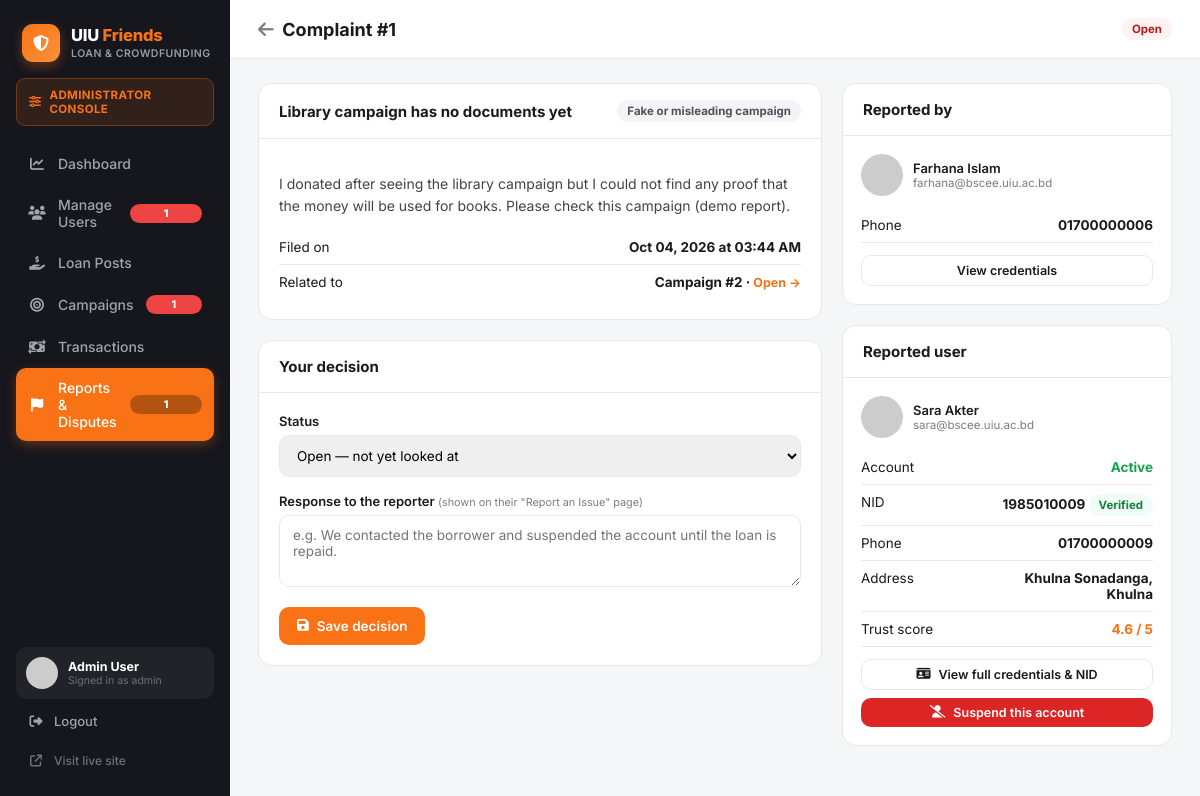
The page /admin/view_report.php?id=1 (signed in) on the database its author committed.
### tables this page shows
CREATE TABLE users (
    id                      INT AUTO_INCREMENT PRIMARY KEY,
    full_name               VARCHAR(120)  NOT NULL,
    email                   VARCHAR(150)  NOT NULL UNIQUE,
    password_hash           VARCHAR(255)  NOT NULL,
    student_id              VARCHAR(30)   NOT NULL UNIQUE,
    department              VARCHAR(20)   NOT NULL,
    batch                   VARCHAR(10)   NOT NULL,
    phone                   VARCHAR(20)   DEFAULT NULL,
    avatar                  VARCHAR(255)  DEFAULT 'assets/img/default-avatar.svg',
    role                    ENUM('user','admin') NOT NULL DEFAULT 'user',
    trust_score             DECIMAL(3,2)  NOT NULL DEFAULT 4.00,
    uiu_id_verified         TINYINT(1)    NOT NULL DEFAULT 0,
    email_verified          TINYINT(1)    NOT NULL DEFAULT 0,
    phone_verified          TINYINT(1)    NOT NULL DEFAULT 0,
    payment_linked          TINYINT(1)    NOT NULL DEFAULT 0,
    agreement_accepted      TINYINT(1)    NOT NULL DEFAULT 0,
     
    nid_number              VARCHAR(20)   DEFAULT NULL UNIQUE,
    date_of_birth           DATE          DEFAULT NULL,
    address                 VARCHAR(255)  DEFAULT NULL,
    nid_front               VARCHAR(255)  DEFAULT NULL,
    nid_back                VARCHAR(255)  DEFAULT NULL,
    nid_status              ENUM('not_submitted','pending','verified','rejected') NOT NULL DEFAULT 'not_submitted',
    nid_reject_reason       VARCHAR(255)  DEFAULT NULL,
    nid_submitted_at        DATETIME      DEFAULT NULL,
    status                  ENUM('active','suspended') NOT NULL DEFAULT 'active',
    created_at              DATETIME      NOT NULL DEFAULT CURRENT_TIMESTAMP
);

CREATE TABLE reports (
    id                INT AUTO_INCREMENT PRIMARY KEY,
    reporter_id       INT NOT NULL,
    reported_user_id  INT DEFAULT NULL,
    category          VARCHAR(40)  NOT NULL DEFAULT 'other',
    reason            VARCHAR(255) NOT NULL,               
    details           TEXT DEFAULT NULL,                   
    related_type      ENUM('loan_post','campaign','agreement','chat','user','other') NOT NULL DEFAULT 'other',
    related_id        INT DEFAULT NULL,
    agreement_id      INT DEFAULT NULL,
    evidence_file     VARCHAR(255) DEFAULT NULL,
    status            ENUM('open','reviewing','resolved','dismissed') NOT NULL DEFAULT 'open',
    admin_note        TEXT DEFAULT NULL,                   
    created_at        DATETIME NOT NULL DEFAULT CURRENT_TIMESTAMP,
    updated_at        DATETIME DEFAULT NULL,
    FOREIGN KEY (reporter_id) REFERENCES users(id) ON DELETE CASCADE,
    FOREIGN KEY (reported_user_id) REFERENCES users(id) ON DELETE SET NULL
);

### admin/view_report.php (the view, shortened to what this page needs)
<?php
require_once __DIR__ . '/../includes/functions.php';
$admin = current_admin();
$active = 'reports.php';
$id = (int)($_GET['id'] ?? 0);
$cats = report_categories();
$stmt = $pdo->prepare("SELECT r.*, ru.full_name reporter_name, ru.email reporter_email, ru.avatar reporter_avatar, ru.phone reporter_phone,
        tu.id tu_id, tu.full_name reported_name, tu.email reported_email, tu.avatar reported_avatar, tu.status reported_status,
        tu.nid_status reported_nid_status, tu.nid_number reported_nid, tu.trust_score reported_trust, tu.phone reported_phone, tu.address reported_address
    FROM reports r JOIN users ru ON ru.id = r.reporter_id LEFT JOIN users tu ON tu.id = r.reported_user_id WHERE r.id = ?");
$stmt->execute([$id]);
$r = $stmt->fetch();
$relLink = null;
if ($r['related_id']) {
    if ($r['related_type'] === 'campaign')  $relLink = 'view_campaign.php?id=' . $r['related_id'];
}
include __DIR__ . '/../includes/header.php';
?>
<div class="admin-shell">
  <?php include __DIR__ . '/includes/sidebar.php'; ?>
  <div class="admin-main">
    <div class="admin-topbar">
      <h1><a href="reports.php" style="color:var(--text-muted);"><i class="fa-solid fa-arrow-left"></i></a> &nbsp;Complaint #<?= $id ?></h1>
      <?= report_status_pill($r['status']) ?>
    </div>
    <div class="admin-content">
      <div style="display:flex;gap:20px;align-items:flex-start;flex-wrap:wrap;">
        <div style="flex:1;min-width:340px;display:flex;flex-direction:column;gap:20px;">
          <div class="admin-table-card">
            <div class="head"><h3><?= e($r['reason']) ?></h3><span class="pill pill-gray"><?= e($cats[$r['category']] ?? $r['category']) ?></span></div>
            <div style="padding:20px;">
              <p class="post-desc" style="font-size:14px;"><?= nl2br(e($r['details'] ?: '(no details provided)')) ?></p>
              <div class="info-row"><span>Filed on</span><span class="val"><?= date('M d, Y \a\t h:i A', strtotime($r['created_at'])) ?></span></div>
              <div class="info-row"><span>Related to</span><span class="val">
                <?= $r['related_type'] !== 'other' ? ucwords(str_replace('_',' ',$r['related_type'])) . ($r['related_id'] ? ' #' . $r['related_id'] : '') : '—' ?>
                <?php if ($relLink): ?> · <a href="<?= $relLink ?>" class="link-btn">Open →</a><?php endif; ?>
              </span></div>
            </div>
          </div>
          <div class="admin-table-card">
            <div class="head"><h3>Your decision</h3></div>
            <form method="post" style="padding:20px;">
              <div class="form-group">
                <label>Status</label>
                <select name="status">
                  <?php foreach (['open' => 'Open — not yet looked at', 'reviewing' => 'Under review — investigating', 'resolved' => 'Resolved — action taken', 'dismissed' => 'Dismissed — no violation found'] as $k => $lbl): ?>
                    <option value="<?= $k ?>" <?= $r['status'] === $k ? 'selected' : '' ?>><?= $lbl ?></option>
                  <?php endforeach; ?>
                </select>
              </div>
              <div class="form-group">
                <label>Response to the reporter <small style="font-weight:400;color:var(--text-muted);">(shown on their "Report an Issue" page)</small></label>
                <textarea name="admin_note" rows="3" placeholder="e.g. We contacted the borrower and suspended the account until the loan is repaid."><?= e($r['admin_note']) ?></textarea>
              </div>
              <button class="btn btn-primary" type="submit"><i class="fa-solid fa-floppy-disk"></i> Save decision</button>
            </form>
          </div>
        </div>
        <div style="width:330px;flex-shrink:0;display:flex;flex-direction:column;gap:20px;">
          <div class="admin-table-card">
            <div class="head"><h3>Reported by</h3></div>
            <div style="padding:18px;">
              <div class="mini-user" style="margin-bottom:12px;"><img src="<?= e($r['reporter_avatar']) ?>" style="width:42px;height:42px;"><div><div class="n"><?= e($r['reporter_name']) ?></div><div class="s"><?= e($r['reporter_email']) ?></div></div></div>
              <div class="info-row"><span>Phone</span><span class="val"><?= e($r['reporter_phone'] ?: '—') ?></span></div>
              <a href="view_user.php?id=<?= $r['reporter_id'] ?>" class="btn btn-outline btn-block btn-sm" style="margin-top:12px;">View credentials</a>
            </div>
          </div>
          <div class="admin-table-card">
            <div class="head"><h3>Reported user</h3></div>
            <div style="padding:18px;">
              <?php if ($r['tu_id']): ?>
                <div class="mini-user" style="margin-bottom:12px;"><img src="<?= e($r['reported_avatar']) ?>" style="width:42px;height:42px;"><div><div class="n"><?= e($r['reported_name']) ?></div><div class="s"><?= e($r['reported_email']) ?></div></div></div>
                <div class="info-row"><span>Account</span><span class="val <?= $r['reported_status']==='active'?'green':'' ?>"><?= ucfirst($r['reported_status']) ?></span></div>
                <div class="info-row"><span>NID</span><span class="val"><?= e($r['reported_nid'] ?: '—') ?> <?= nid_status_pill($r['reported_nid_status']) ?></span></div>
                <div class="info-row"><span>Phone</span><span class="val"><?= e($r['reported_phone'] ?: '—') ?></span></div>
                <div class="info-row"><span>Address</span><span class="val" style="max-width:60%;text-align:right;"><?= e($r['reported_address'] ?: '—') ?></span></div>
                <div class="info-row"><span>Trust score</span><span class="val orange"><?= number_format($r['reported_trust'],1) ?> / 5</span></div>
                <a href="view_user.php?id=<?= $r['tu_id'] ?>" class="btn btn-outline btn-block btn-sm" style="margin-top:12px;"><i class="fa-solid fa-id-card"></i> View full credentials &amp; NID</a>
                <form method="post" style="margin-top:8px;">
                  <button class="btn btn-block btn-sm" type="submit" style="background:<?= $r['reported_status']==='active'?'#dc2626':'#16a34a' ?>;color:#fff;">
                    <i class="fa-solid fa-user-slash"></i> <?= $r['reported_status']==='active' ? 'Suspend this account' : 'Reactivate this account' ?>
                  </button>
                </form>
              <?php else: ?>
                <p style="font-size:13px;color:var(--text-muted);margin:0;">This report is not about a specific person.</p>
              <?php endif; ?>
            </div>
          </div>
        </div>
      </div>
    </div>
  </div>
</div>
</body>
</html>

### admin/includes/sidebar.php (shortened to what this page needs)
<?php
global $pdo;
$navPendingPosts = (int)$pdo->query("SELECT COUNT(*) c FROM loan_posts WHERE admin_status='pending'")->fetch()['c'];
$navPendingCamps = (int)$pdo->query("SELECT COUNT(*) c FROM campaigns WHERE admin_status='pending'")->fetch()['c'];
$navUnverified   = (int)$pdo->query("SELECT COUNT(*) c FROM users WHERE role='user' AND nid_status='pending'")->fetch()['c'];
$navOpenReports  = (int)$pdo->query("SELECT COUNT(*) c FROM reports WHERE status='open'")->fetch()['c'];
$nav = [
    'dashboard.php'    => ['icon' => 'fa-chart-line',         'label' => 'Dashboard',          'badge' => 0],
    'users.php'        => ['icon' => 'fa-users',              'label' => 'Manage Users',       'badge' => $navUnverified],
    'loan_posts.php'   => ['icon' => 'fa-hand-holding-dollar','label' => 'Loan Posts',         'badge' => $navPendingPosts],
    'campaigns.php'    => ['icon' => 'fa-bullseye',           'label' => 'Campaigns',          'badge' => $navPendingCamps],
    'transactions.php' => ['icon' => 'fa-money-bill-transfer','label' => 'Transactions',       'badge' => 0],
    'reports.php'      => ['icon' => 'fa-flag',               'label' => 'Reports & Disputes', 'badge' => $navOpenReports],
];
?>
<aside class="admin-sidebar">
  <a href="dashboard.php" class="admin-brand">
    <div class="admin-brand-mark"><i class="fa-solid fa-shield-halved"></i></div>
    <div class="admin-brand-text">
      <div class="admin-brand-name">UIU <span>Friends</span></div>
      <div class="admin-brand-sub">Loan &amp; Crowdfunding</div>
    </div>
  </a>
  <div class="admin-console-badge">
    <i class="fa-solid fa-sliders"></i>
    <span>Administrator Console</span>
  </div>
  <nav class="admin-nav">
    <?php foreach ($nav as $file => $item): ?>
      <a href="<?= $file ?>" class="<?= $active === $file ? 'active' : '' ?>">
        <i class="fa-solid <?= $item['icon'] ?>"></i>
        <span><?= $item['label'] ?></span>
        <?php if ($item['badge'] > 0): ?>
          <span class="admin-nav-badge"><?= $item['badge'] ?></span>
        <?php endif; ?>
      </a>
    <?php endforeach; ?>
  </nav>
  <div class="admin-userbox">
    <img src="<?= e($admin['avatar'] ?? '../assets/img/default-avatar.svg') ?>" alt="">
    <div class="admin-userbox-text">
      <div class="n"><?= e($admin['full_name'] ?? 'Administrator') ?></div>
      <div class="s">Signed in as admin</div>
    </div>
  </div>
  <a href="logout.php" class="admin-logout"><i class="fa-solid fa-right-from-bracket"></i> Logout</a>
  <a href="../home.php" target="_blank" class="admin-visit"><i class="fa-solid fa-arrow-up-right-from-square"></i> Visit live site</a>
</aside>

### includes/functions.php (shortened to what this page needs)
<?php
require_once __DIR__ . '/../config/db.php';
function current_admin(): ?array {
    global $pdo;
    $stmt = $pdo->prepare("SELECT * FROM users WHERE id = ? AND role = 'admin'");
    $stmt->execute([$_SESSION['admin_id']]);
    return $stmt->fetch() ?: null;
}
function e(?string $str): string {
    return htmlspecialchars($str ?? '', ENT_QUOTES, 'UTF-8');
}
function nid_status_label(string $status): string {
    return [
        'not_submitted' => 'Not submitted',
        'pending'       => 'Under review',
        'verified'      => 'Verified',
        'rejected'      => 'Rejected',
    ][$status] ?? $status;
}
function nid_status_pill(string $status): string {
    $cls = ['verified' => 'pill-green', 'pending' => 'pill-orange', 'rejected' => 'pill-red', 'not_submitted' => 'pill-gray'][$status] ?? 'pill-gray';
    return '<span class="pill ' . $cls . '">' . e(nid_status_label($status)) . '</span>';
}
function report_categories(): array {
    return [
        'fraud'          => 'Fraud / Scam',
        'not_repaying'   => 'Borrower not repaying / ran away with money',
        'unfair_lender'  => 'Lender demanding extra money / unfair terms',
        'fake_campaign'  => 'Fake or misleading campaign',
        'fake_profile'   => 'Fake profile / wrong NID or student ID',
        'abusive_chat'   => 'Abusive or threatening messages',
        'payment_issue'  => 'Payment problem',
        'other'          => 'Other issue',
    ];
}
function report_status_pill(string $status): string {
    $cls = ['open' => 'pill-red', 'reviewing' => 'pill-orange', 'resolved' => 'pill-green', 'dismissed' => 'pill-gray'][$status] ?? 'pill-gray';
    return '<span class="pill ' . $cls . '">' . ucfirst($status) . '</span>';
}

### assets/css/style.css (style rules this page uses)
:root { --orange: #f97316; --orange-dark: #ea580c; --sidebar-bg: #16161d; --sidebar-text: #a3a3ad; --sidebar-active: #f97316; --bg: #f5f6f8; --card-bg: #ffffff; --border: #e8e8ec; --text-dark: #1a1a1f; --text-muted: #7b7b85; --green: #16a34a; --radius: 14px; --shadow: 0 1px 3px rgba(0,0,0,.06), 0 1px 2px rgba(0,0,0,.04); }
* { box-sizing: border-box; }
body { margin: 0; font-family: 'Inter', -apple-system, BlinkMacSystemFont, 'Segoe UI', sans-serif; background: var(--bg); color: var(--text-dark); }
a { text-decoration: none; color: inherit; }
img { max-width: 100%; display: block; }
button { font-family: inherit; cursor: pointer; }
input, select, textarea { font-family: inherit; }
.btn { border: none; border-radius: 10px; padding: 11px 18px; font-size: 13.5px; font-weight: 600; display: inline-flex; align-items: center; gap: 8px; }
.btn-primary { background: var(--orange); color: #fff; }
.btn-outline { background: #fff; border: 1px solid var(--border); color: var(--text-dark); }
.btn-block { width: 100%; justify-content: center; }
.btn-sm { padding: 7px 14px; font-size: 12.5px; }
.post-desc { font-size: 13.5px; color: #444; line-height: 1.6; margin-bottom: 12px; }
.form-group { margin-bottom: 16px; }
.form-group label { display: block; font-size: 13px; font-weight: 600; margin-bottom: 6px; }
.form-group input, .form-group select, .form-group textarea { width: 100%; border: 1px solid var(--border); border-radius: 10px; padding: 11px 13px; font-size: 13.5px; outline: none; }
.info-row { display: flex; justify-content: space-between; padding: 9px 0; font-size: 13.5px; border-bottom: 1px solid var(--border); }
.info-row:last-child { border-bottom: none; }
.info-row .val { font-weight: 700; }
.info-row .val.orange { color: var(--orange); }
.info-row .val.green { color: var(--green); }

### rows shown on the page
users: full_name "Admin User"
reports: status "Open", reason "Library campaign has no documents yet", category "Fake or misleading campaign", details "I donated after seeing the library campaign but I could not find any proof that the money will be used for books. Please check this campaign (demo report).", created_at "Oct 04, 2026 at 03:44 AM", related_type "Campaign", related "2", status "Open — not yet looked at", reporter.full_name "Farhana Islam", reporter.email "farhana@bscee.uiu.ac.bd", reporter.phone "01700000006", reported_user.full_name "Sara Akter", reported_user.email "sara@bscee.uiu.ac.bd", reported_user.status "Active", reported_user.nid_number "1985010009", reported_user.nid_status "Verified", reported_user.phone "01700000009", reported_user.address "Khulna Sonadanga, Khulna", reported_user.trust_score "4.6"

### other values the page prints
$item['label'] "Dashboard"
$item['label'] "Manage Users"
$item['badge'] "1"
$item['label'] "Loan Posts"
$item['label'] "Campaigns"
$item['label'] "Transactions"
$item['label'] "Reports & Disputes"
$id "1"
